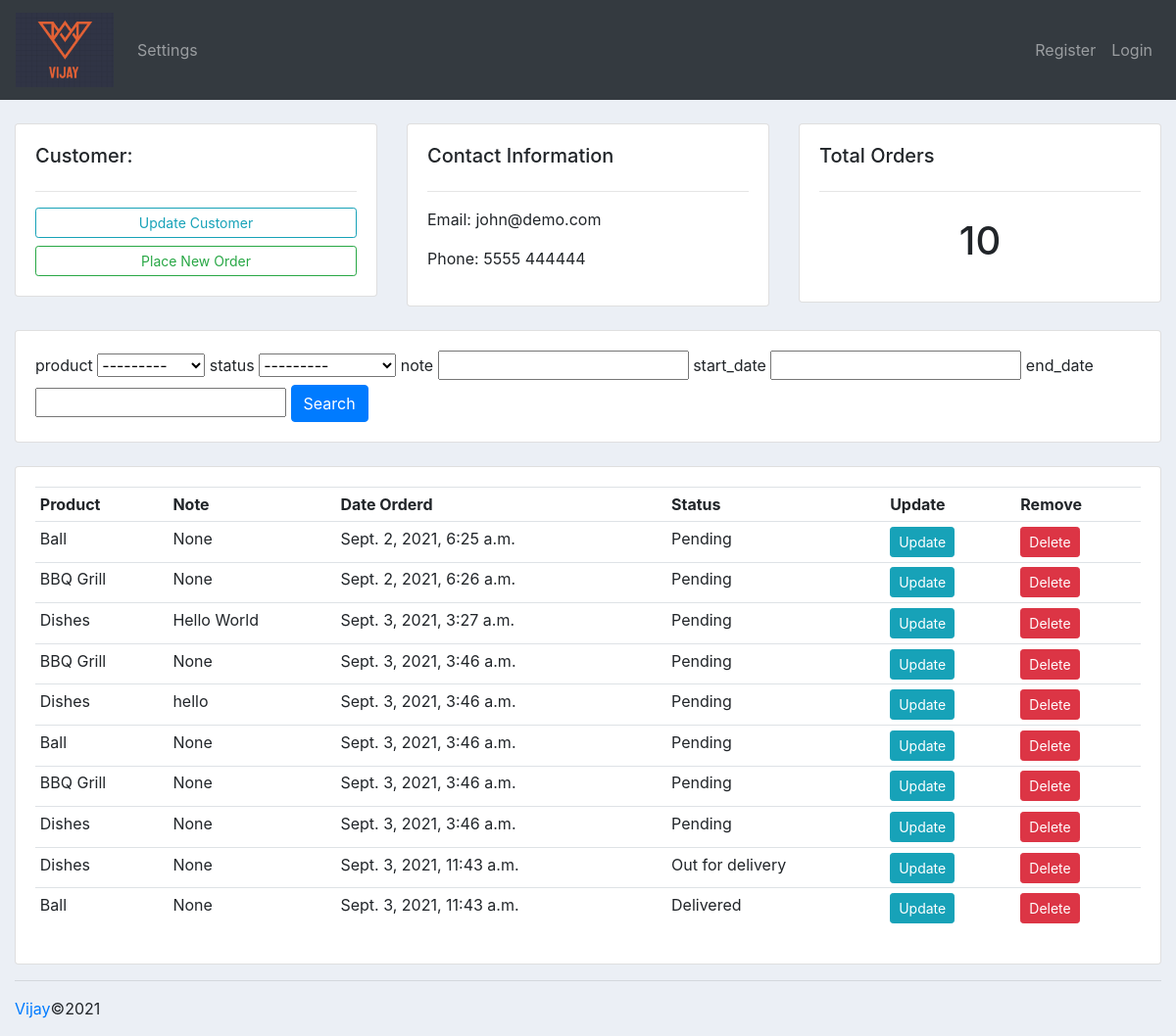
Screenshot of /customer/1 with the database file from the repository.
### accounts/models.py (models this page shows, shortened)
class Customer(models.Model):
    user = models.OneToOneField(User, null=True,blank=True, on_delete=models.CASCADE)
    name = models.CharField(max_length=200, null=True)
    phone = models.CharField(max_length=200, null=True)
    email = models.CharField(max_length=200, null=True)
    date_created = models.DateTimeField(auto_now_add=True, null=True)
    profile_pic = models.ImageField(default ="profile1.png",null=True, blank=True)

class Order(models.Model):
    STATUS = [
        ('Pending', 'Pending'),
        ('Out for delivery', 'Out for delivery'),
        ('Delivered', 'Delivered'),
    ]
    customer = models.ForeignKey(Customer, null=True, on_delete=models.SET_NULL)
    product = models.ForeignKey(Product, null=True, on_delete=models.SET_NULL)
    date_created = models.DateTimeField(auto_now_add=True, null=True)
    status = models.CharField(max_length=200, choices=STATUS ,null=True)
    note =  models.CharField(max_length=200,null=True)

class Product(models.Model):
    CATEGORY = [
        ('Indoor','Indoor'),
        ('Outdoor','Outdoor'),
    ]
    name = models.CharField(max_length=200, null=True)
    price = models.FloatField(null=True)
    category = models.CharField(max_length=200, choices=CATEGORY ,null=True)
    description = models.CharField(max_length=200, null=True)
    date_created = models.DateTimeField(auto_now_add=True, null=True)
    tags = models.ManyToManyField(Tag)
    def __str__(self):
        return self.name

### accounts/views.py (the view)
# urls.py: path('customer/<int:id>', views.customer, name='customer'),
def customer(request, id):
    customer = Customer.objects.get(id=id)
    orders = customer.order_set.all()
    orders_count = orders.count()
    myFilter = OrderFilter(request.GET, queryset=orders)
    orders = myFilter.qs
    context = {
        'customer':customer,
        'orders':orders,
        'orders_count':orders_count,
        'myFilter':myFilter
    }
    return render(request, 'accounts/customers.html', context)

### accounts/templates/accounts/customers.html
{%  extends 'accounts/main.html' %}
{% block content %}
	<br>
<div class="row">
	<div class="col-md">
		<div class="card card-body">
			<h5>Customer:</h5>
			<hr>
			<a class="btn btn-outline-info  btn-sm btn-block" href="">Update Customer</a>
			<a class="btn btn-outline-success  btn-sm btn-block" href="{% url 'createOrder' customer.id %}">Place New Order</a>
		</div>
	</div>
	<div class="col-md">
		<div class="card card-body">
			<h5>Contact Information</h5>
			<hr>
			<p>Email: {{ customer.email }}</p>
			<p>Phone: {{ customer.phone }}</p>
		</div>
	</div>
	<div class="col-md">
		<div class="card card-body">
			<h5>Total Orders</h5>
			<hr>
			<h1 style="text-align: center;padding: 10px">{{ orders_count }}</h1>
		</div>
	</div>
</div>
<br>
<div class="row">
	<div class="col-md">
		<div class="card card-body">
			<form method="get">
			{% for form in myFilter.form %}
				<label>{{ form.name }}</label>
				{{ form }}
			{% endfor %}
		    <button class="btn btn-primary" type="submit">Search</button>
		  </form>
		</div>
	</div>
</div>
<br>
<div class="row">
	<div class="col-md">
		<div class="card card-body">
			<table class="table table-sm">
				<tr>
					<th>Product</th>
					<th>Note</th>
					<th>Date Orderd</th>
					<th>Status</th>
					<th>Update</th>
					<th>Remove</th>
				</tr>
				{% for order in orders %}
					<tr>
						<td>{{ order.product }}</td>
						<td>{{ order.note }}</td>
						<td>{{ order.date_created }}</td>
						<td>{{ order.status }}</td>
						<td><a href="{% url 'updateOrder' order.id %}" class="btn btn-sm btn-info">Update</a></td>
						<td><a href="{% url 'deleteOrder' order.id %}" class="btn btn-sm btn-danger">Delete</a></td>
					</tr>
				{% endfor %}
			</table>
		</div>
	</div>
</div>
{% endblock %}

### accounts/templates/accounts/main.html (shortened to what this page needs)
{% load static %}
<!DOCTYPE html>
<html lang="en">
<head>
    <link rel="stylesheet" href="https://maxcdn.bootstrapcdn.com/bootstrap/4.0.0/css/bootstrap.min.css">
    <link rel="stylesheet" href="{% static 'css/main.css' %}">
</head>
<body>
    {% include 'accounts/navbar.html' %}
    <div class="container-fluid">
    {% block content %}
    {% endblock %}
    <hr>
    <p><a href="https://github.com/vijay0707">Vijay</a>&copy;2021</p>
</body>
</html>

### accounts/templates/accounts/navbar.html (shortened to what this page needs)
{% load static %}
<nav class="navbar navbar-expand-lg navbar-dark bg-dark">
    <a class="navbar-brand" href="{% url 'home' %}">
      <img src="{% static 'images/logo1.png' %}" width='100px' height="25%" alt="logo">
    </a>
    <div class="collapse navbar-collapse" id="navbarNav">
      <ul class="navbar-nav">
        {% if request.user.is_staff %}
        <li class="nav-item active">
          <a class="nav-link" href="{% url 'home' %}">Dashboard</a>
        </li>
        <li class="nav-item">
          <a class="nav-link" href="{% url 'products' %}">Products</a>
        </li>
        {% else %}
        <li class="nav-item">
          <a href="{% url 'account' %}" class="nav-link">Settings</a>
        </li>
        {% endif %}
      </ul>
        <ul class="navbar-nav ml-auto">
            {% if user.is_authenticated %}
            <li class="nav-item">
              <a class="nav-link" href="{% url 'logout' %}">Logout</a>
            </li>
            {% else %}
            <li class="nav-item">
              <a class="nav-link" href="{% url 'register' %}">Register</a>
            </li>
            <li class="nav-item">
              <a class="nav-link" href="{% url 'login' %}">Login</a>
            </li>
            {% endif %}
        </ul>
    </div>
  </nav>

### static/css/main.css (style rules this page uses)
body { background-color: #ebeff5; }

### rows the page displays
Customer: email "john@demo.com", phone "5555 444444"
Order: product "Ball", note "None", date_created "Sept. 2, 2021, 6:25 a.m.", status "Pending"
Order: product "BBQ Grill", note "None", date_created "Sept. 2, 2021, 6:26 a.m.", status "Pending"
Order: product "Dishes", note "Hello World", date_created "Sept. 3, 2021, 3:27 a.m.", status "Pending"
Order: product "BBQ Grill", note "None", date_created "Sept. 3, 2021, 3:46 a.m.", status "Pending"
Order: product "Dishes", note "hello", date_created "Sept. 3, 2021, 3:46 a.m.", status "Pending"
Order: product "Ball", note "None", date_created "Sept. 3, 2021, 3:46 a.m.", status "Pending"
Order: product "BBQ Grill", note "None", date_created "Sept. 3, 2021, 3:46 a.m.", status "Pending"
Order: product "Dishes", note "None", date_created "Sept. 3, 2021, 3:46 a.m.", status "Pending"
Order: product "Dishes", note "None", date_created "Sept. 3, 2021, 11:43 a.m.", status "Out for delivery"
Order: product "Ball", note "None", date_created "Sept. 3, 2021, 11:43 a.m.", status "Delivered"

### other values shown
{{ orders_count }} "10"
